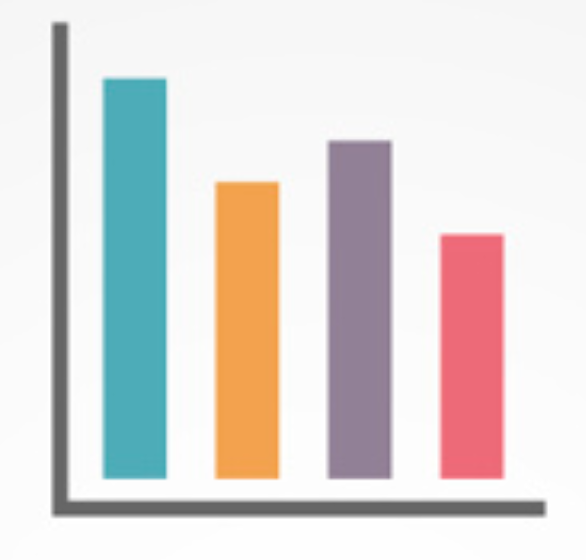
#> input picture 1.ExtractImg/img/10.png, 586 x 560 px
$ python colorhistogram.py -i ../../1.ExtractImg/img/10.png
#> lines starting #> are read from the running program, lines starting #| are printed output that depends on the picture; after the words box and inside, x2 and y2 are one past the last pixel; in counts of white or black regions, pixels touching at a corner belong together
### 2.ComputeAttr/ColorHistogram/color_histogram/maskbg.py
import cv2

def getBackgroundGray(img):
	#get the [0, 3]
	return img[5, 5];

def getBackgroundColor(img):
	return img[5, 5];

def maskImgBG(imgdir):

	image = cv2.imread(imgdir)
	bg_color = getBackgroundColor(image)
	gray = cv2.cvtColor(image, cv2.COLOR_BGR2GRAY)
	bgGray = getBackgroundGray(gray)
	if(bgGray < 128):
		#more black
		bgGray = bgGray + 10;
		thresh = cv2.threshold(gray, bgGray, 255, cv2.THRESH_BINARY)[1]
		img_masked = cv2.bitwise_and(image, image, mask=thresh);
	else:
		#more white
		bgGray = bgGray - 10;
		thresh = cv2.threshold(gray, bgGray, 255, cv2.THRESH_BINARY_INV)[1]
		img_masked = cv2.bitwise_and(image, image, mask=thresh);
	thresh = thresh < 255
	image[thresh] = bg_color;
	return image

# [17 lines left out: function getMask, not called in this run]

### 2.ComputeAttr/ColorHistogram/color_histogram/cv/image.py
# -*- coding: utf-8 -*-
## @package color_histogram.cv.image
#
#  OpenCV image functions.
#  @author      tody
#  @date        2015/07/30


import numpy as np
import cv2


## Convert image into uint8 type.
# [4 lines left out: function to8U, not called in this run]


## Convert image into float32 type.
def to32F(img):
    if img.dtype == np.float32:
        return img
    return (1.0 / 255.0) * np.float32(img)


## RGB channels of the image.
def rgb(img):

    if len(img.shape) == 2:
        h, w = img.shape
        img_rgb = np.zeros((h, w, 3), dtype=img.dtype)
        for ci in range(3):
            img_rgb[:, :, ci] = img
        return img_rgb

    h, w, cs = img.shape
    if cs == 3:
        return img

    img_rgb = np.zeros((h, w, 3), dtype=img.dtype)

    cs = min(3, cs)

    for ci in range(cs):
        img_rgb[:, :, ci] = img[:, :, ci]
    return img_rgb


## Alpha channel of the image.
# [25 lines left out: functions alpha, setAlpha, not called in this run]


## RGB to Gray.
def rgb2gray(img):
    gray = cv2.cvtColor(img, cv2.COLOR_RGB2GRAY)
    return gray


## Gray to RGB.
def gray2rgb(img):
    gray = cv2.cvtColor(img, cv2.COLOR_GRAY2RGB)
    return gray


## Gray to RGBA.
def gray2rgba(img):
    gray = cv2.cvtColor(img, cv2.COLOR_GRAY2RGBA)
    return gray


## BGR to RGB.
def bgr2rgb(img):
    rgb = cv2.cvtColor(img, cv2.COLOR_BGR2RGB)
    return rgb


## BGRA to RGBA.
# [14 lines left out: functions bgra2rgba, rgba2bgra, not called in this run]


## RGB to BGR.
def rgb2bgr(img):
    bgr = cv2.cvtColor(img, cv2.COLOR_RGB2BGR)
    return bgr


## RGB to Lab.
def rgb2Lab(img):
    img_rgb = rgb(img)
    Lab = cv2.cvtColor(img_rgb, cv2.COLOR_RGB2LAB)
    return Lab


## Lab to RGB.
def Lab2rgb(img):
    rgb = cv2.cvtColor(img, cv2.COLOR_LAB2RGB)
    return rgb


def rgb2hsv(img):
    img_rgb = rgb(img)
    return cv2.cvtColor(img_rgb, cv2.COLOR_RGB2HSV)


## HSV to RGB.
def hsv2rgb(img):
    rgb = cv2.cvtColor(img, cv2.COLOR_HSV2RGB)
    return rgb


## Merge channels.
# [35 lines left out: functions merge, luminance, not called in this run]

### 2.ComputeAttr/ColorHistogram/color_histogram/core/color_pixels.py
# -*- coding: utf-8 -*-
## @package color_histogram.core.color_pixels
#
#  Simple color pixel class.
#
#  @author      tody
#  @date        2015/08/28

import numpy as np

from color_histogram.cv.image import to32F, rgb2Lab, rgb2hsv, gray2rgb


## Implementation of color pixels.
#
#  input image is automatically converted into np.float32 format.
class ColorPixels:
    ## Constructor
    #  @param image          input image.
    #  @param num_pixels     target number of pixels from the image.
    def __init__(self, image, num_pixels=1000, ):
        self._image = to32F(image)

        self._num_pixels = num_pixels
        self._rgb_pixels = None
        self._Lab = None
        self._hsv = None

    ## RGB pixels.
    def rgb(self):
        if self._rgb_pixels is None:
            self._rgb_pixels = self.pixels("rgb")
        return self._rgb_pixels

    ## Lab pixels.
    # [10 lines left out: functions Lab, hsv, not called in this run]

    ## Pixels of the given color space.
    def pixels(self, color_space="rgb"):
        image = np.array(self._image)
        if color_space == "rgb":
            if _isGray(image):
                image = gray2rgb(image)

        if color_space == "Lab":
            image = rgb2Lab(self._image)

        if color_space == "hsv":
            image = rgb2hsv(self._image)
        return self._image2pixels(image)

    def _image2pixels(self, image):
        if _isGray(image):
            h, w = image.shape
            # step = int(h * w / self._num_pixels)
            return image.reshape((h * w))[::step]
            # [5 lines of commented-out code are left out]

        h, w, cs = image.shape
        # print('origin ', image_array[0:4])
        # # image_mask = image[self._mask]
        # # h, w, cs = image_mask.shape;
        # # step = int(h * w / self._num_pixels)
        # return image_array[::2]
        # #remove the background color
        return image.reshape((-1, cs))[::2]
        # return image.reshape((-1, cs))[::step]


def _isGray(image):
    return len(image.shape) == 2

### 2.ComputeAttr/ColorHistogram/color_histogram/core/hist_1d.py

# -*- coding: utf-8 -*-
## @package color_histogram.core.hist_1d
#
#  Implementation of 1D color histograms.
#  @author      tody
#  @date        2015/08/29

import numpy as np
import math

from color_histogram.core.color_pixels import ColorPixels
from color_histogram.core.hist_common import colorCoordinates, colorDensities, rgbColors, clipLowDensity, range2ticks
import colorsys

## Implementation of 1D color histograms.
class Hist1D:
    ## Constructor
    #  @param image          input image.
    #  @param num_bins       target number of histogram bins.
    #  @param alpha          low density clip.
    #  @param color_space    target color space. 'rgb' or 'Lab' or 'hsv'.
    #  @param channel        target color channel. 0 with 'Lab' = L channel.
    def __init__(self, image, num_bins=16, alpha=0.1, color_space='Lab', channel=0):

        self._computeTargetPixels(image, color_space, channel)
        self._num_bins = num_bins
        self._alpha = alpha
        self._color_space = color_space
        self._channel = channel

        self._computeColorRange()
        self._computeHistogram()

        self._plotter = Hist1DPlot(self)

    ## Plot histogram.
    def plot(self, ax):
        self._plotter.plot(ax)

    def numBins(self):
        return self._num_bins

    def colorSpace(self):
        return self._color_space

    def channel(self):
        return self._channel

    def colorIDs(self):
        color_ids = np.where(self._histPositive())
        return color_ids

    # [5 lines left out: function colorCoordinates, not called in this run]

    def colorDensities(self):
        return colorDensities(self._hist_bins)

    def rgbColors(self):
        return rgbColors(self._hist_bins, self._color_bins)

    def colorRange(self):
        return self._color_range

    def _computeTargetPixels(self, image, color_space, channel):
        color_pixels = ColorPixels(image)
        self._pixels = color_pixels.pixels(color_space)[:, channel]
        self._rgb_pixels = color_pixels.rgb()

    def _computeColorRange(self):
        pixels = self._pixels
        c_min = np.min(pixels)
        c_max = np.max(pixels)

        self._color_range = [c_min, c_max]

    def _computeHistogram(self):
        pixels = self._pixels

        num_bins = self._num_bins
        c_min, c_max = self._color_range

        hist_bins = np.zeros((num_bins), dtype=np.float32)
        color_bins = np.zeros((num_bins, 3), dtype=np.float32)

        color_ids = (num_bins - 1) * (pixels - c_min) / (c_max - c_min)

        color_ids = np.int32(color_ids)

        for pi, color_id in enumerate(color_ids):
            hist_bins[color_id] += 1
            color_bins[color_id] += self._rgb_pixels[pi]

        self._hist_bins = hist_bins

        hist_positive = self._hist_bins > 0.0

        for ci in range(3):
            color_bins[hist_positive, ci] /= self._hist_bins[hist_positive]

        self._color_bins = color_bins

        self._clipLowDensity()

    def getTopColorDensity(self):
        color_densities = self.colorDensities()
        rgbcolors = self.rgbColors()
        rgbhsvcolors = []
        for r,g,b in rgbcolors:
            h,s,v = colorsys.rgb_to_hsv(r*255,g*255,b*255)
            rgbhsvcolors.append([int(r*255),int(g*255),int(b*255),h,s,v])
        print('rgbhsv ', rgbhsvcolors);
        return np.array(rgbhsvcolors).tolist(), color_densities.tolist();


    def _clipLowDensity(self):
        clipLowDensity(self._hist_bins, self._color_bins, self._alpha)

    def _histPositive(self):
        return self._hist_bins > 0.0


## 1D color histogram plotter.
class Hist1DPlot:
    ## Constructor.
    #  @param hist1D histogram for plotting.
    def __init__(self, hist1D):
        self._hist1D = hist1D

    # [52 lines left out: functions plot, _range2lims, _axisSetting, not called in this run]

### 2.ComputeAttr/ColorHistogram/color_histogram/core/hist_common.py
# -*- coding: utf-8 -*-
## @package color_histogram.core.hist_common
#
#  Common color histogram functions for 1D, 2D, 3D.
#  @author      tody
#  @date        2015/08/29

import numpy as np


# [5 lines left out: function colorCoordinates, not called in this run]


def colorDensities(hist_bins):
    hist_positive = hist_bins > 0.0
    color_densities = np.float32(hist_bins[hist_positive])

    density_max = np.max(color_densities)
    color_densities = color_densities / density_max

    return color_densities


def rgbColors(hist_bins, color_bins):
    hist_positive = hist_bins > 0.0

    colors = color_bins[hist_positive, :]
    colors = np.clip(colors, 0.0, 1.0)
    return colors


def clipLowDensity(hist_bins, color_bins, alpha):
    density_mean = np.mean(hist_bins)
    low_density = hist_bins < density_mean * alpha
    hist_bins[low_density] = 0.0

    for ci in range(3):
        color_bins[low_density, ci] = 0.0


# [20 lines left out: functions densitySizes, range2ticks, range2lims, not called in this run]

### 2.ComputeAttr/ColorHistogram/colorcompute.py
from color_histogram.maskbg import maskImgBG
from color_histogram.maskbg import getMask
from color_histogram.io_util.image import loadRGB
from color_histogram.io_util.image import loadRGB_lm
from color_histogram.core.hist_1d import Hist1D

import matplotlib.pyplot as plt
import os
import glob
from os.path import basename

class ColorCom:

	def compute_saveDB(self, imgDir, collection):

		filebasename = basename(imgDir)
		print('[save color histogram] imgdir ', imgDir, filebasename);
	# maks bg
	# img_maskbg = maskImgBG('../../cropimg/10.png')
	# imgdir = '../../img/Abastract timeline infographic template.jpg'
		image_mask = maskImgBG(imgDir)
#> in maskImgBG, image is the input picture: shape (560, 586, 3); mean B, G, R 215.4, 217.3, 221.9
#> in maskImgBG, `bg_color = getBackgroundColor(image)`: bg_color = [246, 246, 246]
#> in maskImgBG, `gray = cv2.cvtColor(image, cv2.COLOR_BGR2GRAY)`:
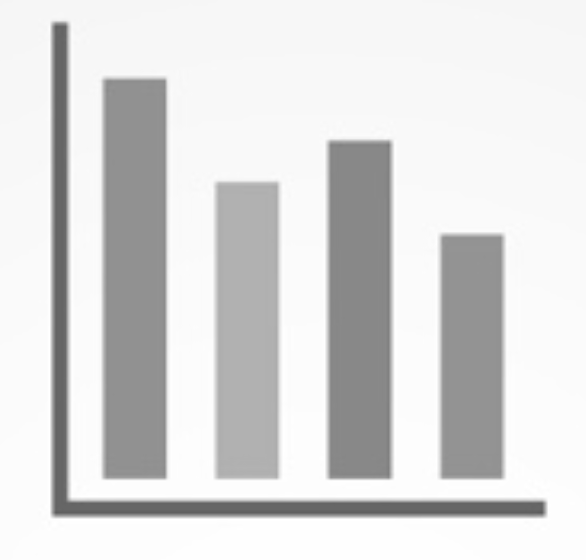
#> gray: shape (560, 586); min 92, max 255, mean 218.4
#> in maskImgBG, `bgGray = getBackgroundGray(gray)`: bgGray = 246
#> in maskImgBG, `bgGray = bgGray - 10;`: bgGray = 236
#> in maskImgBG, `thresh = cv2.threshold(gray, bgGray, 255, cv2.THRESH_BINARY_INV)[1]`:
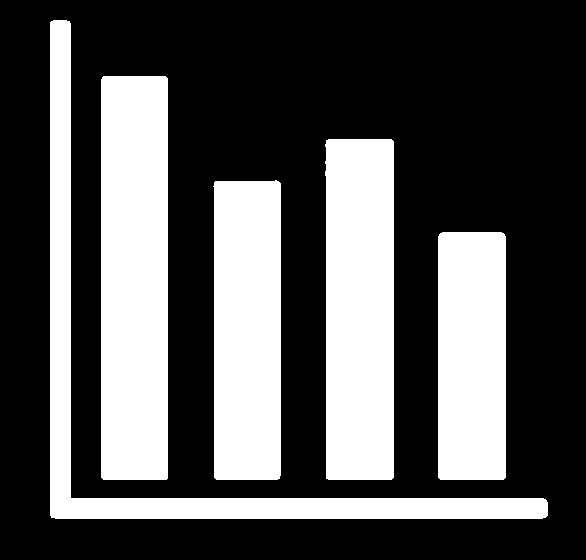
#> thresh: shape (560, 586); 32.8% white; 5 white regions, box (x1, y1, x2, y2) and area: (101, 76, 168, 480) 27057, (325, 139, 394, 480) 23189, (50, 20, 548, 519) 20463, (213, 180, 281, 480) 20023, (438, 232, 506, 480) 16842
#> in maskImgBG, `img_masked = cv2.bitwise_and(image, image, mask=thresh);`:
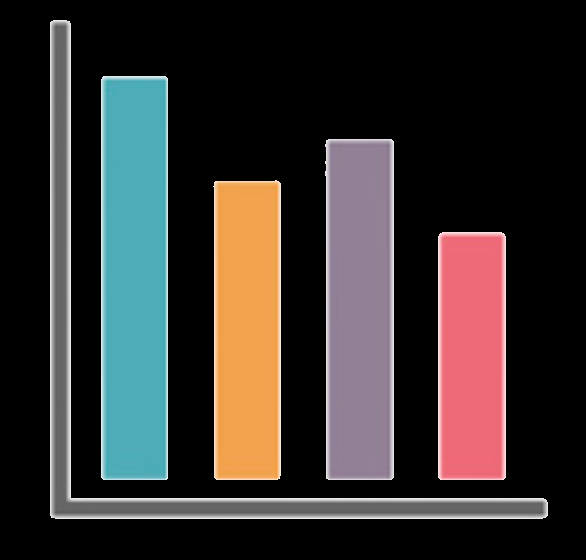
#> img_masked: shape (560, 586, 3); mean B, G, R 47.5, 49.3, 53.9
		# cv2.imshow('mask', image_mask)
		# cv2.waitKey(0)

		image = loadRGB_lm(image_mask);
		# print('image type ', type(image), image.shape);

		# 16 bins, Lab color space, target channel L ('Lab'[0])
		hist1D = Hist1D(image, num_bins=10, alpha=0, color_space='hsv', channel=0)
#> in to32F, `return (1.0 / 255.0) * np.float32(img)`:
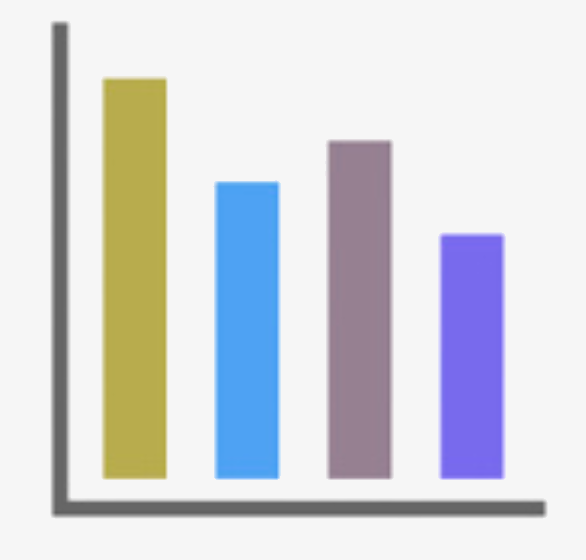
#> returned value: shape (560, 586, 3) float32; mean of channels 0, 1, 2 0.86, 0.842, 0.835; drawn as B, G, R
#> in _computeColorRange, `c_min = np.min(pixels)`: c_min = 0
#> in _computeColorRange, `c_max = np.max(pixels)`: c_max = 358.6
#> in _computeColorRange, `self._color_range = [c_min, c_max]`: self._color_range = [0, 358.6]
#> in _computeHistogram, `c_min, c_max = self._color_range`: c_min = 0; c_max = 358.6
#> after the loop in _computeHistogram, `for pi, color_id in enumerate(color_ids):`: color_bins = [[121581.4, 118588.3, 115481], [0, 0, 0], [0, 0, 0], [0, 0, 0], [4461.6, 9185.5, 9773.3], [2.64, 2.75, 2.83], [54.89, 53.93, 55.65], [6911.8, 6188.5, 7111.1], [7881, 3892.6, 4315], [0.965, 0.8, 0.804]]; hist_bins = [130711, 0, 0, 0, 13326, 3, 74, 11553, 8412, 1]
#> in _computeHistogram, `hist_positive = self._hist_bins > 0.0`: hist_positive = [True, False, False, False, True, True, True, True, True, True]
#> after the loop in _computeHistogram, `for ci in range(3):`: color_bins = [[0.93, 0.907, 0.883], [0, 0, 0], [0, 0, 0], [0, 0, 0], [0.335, 0.689, 0.733], [0.878, 0.918, 0.942], [0.742, 0.729, 0.752], [0.598, 0.536, 0.616], [0.937, 0.463, 0.513], [0.965, 0.8, 0.804]]
#> in _computeHistogram, `self._color_bins = color_bins`: self._color_bins has the same summary as color_bins
#> in clipLowDensity, `density_mean = np.mean(hist_bins)`: density_mean = 16408
#> in clipLowDensity, `low_density = hist_bins < density_mean * alpha`: low_density = [False, False, False, False, False, False, False, False, False, False]
		hist1D_L = Hist1D(image, num_bins=100, alpha=0, color_space='Lab', channel=0)
#> after the loop in _computeHistogram (call 2), `for pi, color_id in enumerate(color_ids):`: color_bins = 100 rows, first 8: [1.09, 1.09, 1.09], [0.369, 0.369, 0.369], [91.09, 91.09, 91.09], [1.9, 1.9, 1.9], [95.73, 95.73, 95.73], [286.7, 286.7, 286.7], [392.1, 392.1, 392.1], [848.9, 848.9, 848.9]; hist_bins = 100 values, max 110114 at index 99, min 0 at index 13, mean 1640.8
#> after the loop in _computeHistogram (call 2), `for ci in range(3):`: color_bins = 100 rows, first 8: [0.362, 0.362, 0.362], [0.369, 0.369, 0.369], [0.376, 0.376, 0.376], [0.38, 0.38, 0.38], [0.384, 0.384, 0.384], [0.392, 0.392, 0.392], [0.396, 0.396, 0.396], [0.4, 0.4, 0.4]
#> in _computeHistogram (call 2), `self._color_bins = color_bins`: self._color_bins has the same summary as color_bins

		#get color and density list
		liColor, liDensity = hist1D.getTopColorDensity();
#> in colorDensities, `color_densities = np.float32(hist_bins[hist_positive])`: color_densities = [130711, 13326, 3, 74, 11553, 8412, 1]
#> in colorDensities, `density_max = np.max(color_densities)`: density_max = 130711
#> in colorDensities, `color_densities = color_densities / density_max`: color_densities = [1, 0.102, 2.3e-05, 0.000566, 0.0884, 0.0644, 7.65e-06]
#> in rgbColors, `colors = color_bins[hist_positive, :]`: colors = [[0.93, 0.907, 0.883], [0.335, 0.689, 0.733], [0.878, 0.918, 0.942], [0.742, 0.729, 0.752], [0.598, 0.536, 0.616], [0.937, 0.463, 0.513], [0.965, 0.8, 0.804]]
#> in getTopColorDensity, `rgbcolors = self.rgbColors()`: rgbcolors has the same summary as colors in rgbColors
#> the loop in getTopColorDensity, `for r,g,b in rgbcolors:` made 7 passes
#> (r, g, b, h, s, v) on passes 1 to 7: (0.93, 0.907, 0.883, 0.0849, 0.0502, 237.2), (0.335, 0.689, 0.733, 0.518, 0.543, 187), (0.878, 0.918, 0.942, 0.565, 0.068, 240.3), (0.742, 0.729, 0.752, 0.76, 0.0309, 191.8), (0.598, 0.536, 0.616, 0.797, 0.13, 157), (0.937, 0.463, 0.513, 0.982, 0.506, 238.9), (0.965, 0.8, 0.804, 0.996, 0.171, 246)
#> after the loop in getTopColorDensity, `for r,g,b in rgbcolors:`: rgbhsvcolors = 7 items
#> (printed output is left out)
#> liColor = 7 items; liDensity has the same summary as color_densities in colorDensities
		# print('licolor ', liColor, 'liDensity ', liDensity);
		# X = ["a", "b", "c", "d", "e", "f", "g", "h", "i"]
		# Y = [ 0,   1,   1,    0,   1,   2,   2,   0,   1]
		liDensityColor = sorted(zip(liDensity,liColor), reverse= True)
#> liDensityColor = 7 items

		#save to db: update or add
		beginIndex = collection.find({}).count();
		# print(' begin index ', beginIndex);
		doc = collection.find_one({'imgName': filebasename});
		if(doc == None):
			collection.insert({
					'imgName': filebasename,
					'mainColor': liDensityColor,
					# 'index': beginIndex,
					});
		else:
			collection.update_one(
				{
					'imgName': filebasename
					},
				{
					'$set':{
						'mainColor': liDensityColor
					}
				},
				upsert=False
			)

		print('ok')

### 2.ComputeAttr/ColorHistogram/hogcompute.py
import cv2
import matplotlib.pyplot as plt
import numpy as np
import os
import glob
from os.path import basename

class HOGCom:

	def computeHOG(self, imgDir):
		image = cv2.imread(imgDir, 0)
		winSize = (64,64)
		blockSize = (16,16)
		blockStride = (8,8)
		cellSize = (8,8)
		nbins = 3
		derivAperture = 1
		winSigma = 4.
		histogramNormType = 0
		L2HysThreshold = 2.0000000000000001e-01
		gammaCorrection = 0
		nlevels = 64
		hog = cv2.HOGDescriptor(winSize,blockSize,blockStride,cellSize,nbins,derivAperture,winSigma,
		                        histogramNormType,L2HysThreshold,gammaCorrection,nlevels)
		#compute(img[, winStride[, padding[, locations]]]) -> descriptors

		winStride = (8,8)
		padding = (8,8)
		locations = ((10,20),)
		hist = hog.compute(image,winStride,padding,locations)
		return hist.tolist();
		# hist_downsampe = self.downsampleHIST(hist)
		# print(len(hist), len(hist_downsampe))
		# # self.plot(hist);
		# plt.plot(hist_downsampe, linewidth=1)
		# plt.show();

	def downsampleHIST(self, hist):
		hist_np = np.array(hist)#[::9]
		return hist_np.tolist();

	def compute_saveDB(self, imgDir, collection):
		#save to db: update or add
#> called with imgDir = '../../1.ExtractImg/img/10.png'
		hist = self.computeHOG(imgDir)
#> in computeHOG, `hist = hog.compute(image,winStride,padding,locations)`: hist = 588 values, max 0.934 at index 61, min 0 at index 0, mean 0.172
		filebasename = basename(imgDir)
		doc = collection.find_one({'imgName': filebasename});
		print('save HOG begin ', filebasename)
		if(doc == None):
			collection.insert({
					'imgName': filebasename,
					'HOG': hist,
					# 'index': beginIndex,
					});
		else:
			collection.update(
				{
					'imgName': filebasename
					},
				{
					'$set':{
						'HOG': hist
					}
				},
				upsert=False
			)

		print('ok')


 # [43 lines of commented-out code are left out]

### 2.ComputeAttr/ColorHistogram/color_histogram/io_util/image.py
# -*- coding: utf-8 -*-
## @package color_histograms.io_util.image
#
#  Image IO utility package.
#  @author      tody
#  @date        2015/07/18

import cv2
from color_histogram.cv.image import *


# [16 lines left out: functions loadGray, loadGray_lm, loadRGB, not called in this run]

def loadRGB_lm(image):
    bgr = image;
    if bgr is None:
        return None
    return bgr2rgb(bgr)


# [5 lines left out: function loadRGBA, not called in this run]


def loadAlpha(file_path):
    bgra = cv2.imread(file_path, -1)
    return alpha(bgra)


def saveRGBA(file_path, img):
    bgra = rgba2bgra(img)
    cv2.imwrite(file_path, bgra)


def saveRGB(file_path, img):
    bgr = rgb2bgr(img)
    cv2.imwrite(file_path, bgr)


def saveGray(file_path, img):
    rgbImg = rgb(img)
    cv2.imwrite(file_path, rgbImg)


# [14 lines left out: function saveImage, not called in this run]

### 2.ComputeAttr/ColorHistogram/colorhistogram.py

import matplotlib.pyplot as plt

import argparse
import cv2
import numpy as np
import os
import glob
from os.path import basename

import pymongo
from pymongo import MongoClient

from hogcompute import HOGCom
from colorcompute import ColorCom

ap = argparse.ArgumentParser()
ap.add_argument("-i",
	help="path to the input image");
ap.add_argument("-d",
	help="path to the input file");
args = vars(ap.parse_args())
imgdir = args['i']
imgFileDir = args['d'];

#connect MongoDB
_dbIp = 'localhost'
_conn = MongoClient(_dbIp, 27017)
_db = _conn['ImageDB']
_collection = _db['proimg']

_colorCom = ColorCom();
_hogCom = HOGCom();

if imgdir != None:
	_colorCom.compute_saveDB(imgdir, _collection);
	_hogCom.compute_saveDB(imgdir, _collection);

	# saveColorHis(imgdir)

if imgFileDir != None:
	fileList = glob.glob(imgFileDir + '/*.png');
	for imgdir in fileList:
		# filebasename = basename(filename)
		print('file name ', imgdir);
		_colorCom.compute_saveDB(imgdir, _collection);
		_hogCom.compute_saveDB(imgdir, _collection);
		# [13 lines of commented-out code are left out]
